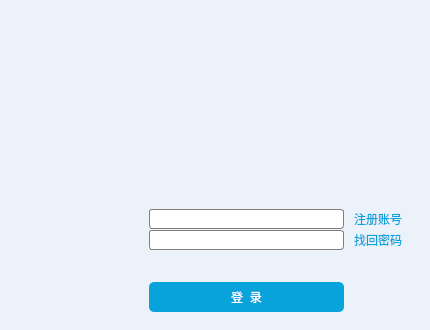
<?xml version="1.0" encoding="UTF-8"?>
<ui version="4.0">
 <class>loginwidget</class>
 <widget class="QWidget" name="loginwidget">
  <property name="geometry">
   <rect>
    <x>0</x>
    <y>0</y>
    <width>430</width>
    <height>330</height>
   </rect>
  </property>
  <property name="windowTitle">
   <string>登录</string>
  </property>
  <property name="windowIcon">
   <iconset resource="image.qrc">
    <normaloff>:/image/PNG/main.ico</normaloff>:/image/PNG/main.ico</iconset>
  </property>
  <property name="styleSheet">
   <string notr="true">QWidget#loginwidget{background-color:rgb(235, 242, 249);}</string>
  </property>
  <layout class="QVBoxLayout" name="verticalLayout">
   <property name="spacing">
    <number>0</number>
   </property>
   <property name="leftMargin">
    <number>0</number>
   </property>
   <property name="topMargin">
    <number>0</number>
   </property>
   <property name="rightMargin">
    <number>0</number>
   </property>
   <property name="bottomMargin">
    <number>0</number>
   </property>
   <item>
    <widget class="QWidget" name="widget" native="true">
     <property name="maximumSize">
      <size>
       <width>16777215</width>
       <height>180</height>
      </size>
     </property>
     <property name="styleSheet">
      <string notr="true">QWidget#widget{border-image: url(:/image/background.png);}
</string>
     </property>
     <layout class="QVBoxLayout" name="verticalLayout_2">
      <property name="spacing">
       <number>0</number>
      </property>
      <property name="leftMargin">
       <number>0</number>
      </property>
      <property name="topMargin">
       <number>0</number>
      </property>
      <property name="rightMargin">
       <number>0</number>
      </property>
      <property name="bottomMargin">
       <number>0</number>
      </property>
      <item>
       <widget class="QWidget" name="widget_2" native="true">
        <property name="maximumSize">
         <size>
          <width>16777215</width>
          <height>45</height>
         </size>
        </property>
        <layout class="QHBoxLayout" name="horizontalLayout">
         <property name="spacing">
          <number>0</number>
         </property>
         <property name="leftMargin">
          <number>0</number>
         </property>
         <property name="topMargin">
          <number>0</number>
         </property>
         <property name="rightMargin">
          <number>0</number>
         </property>
         <property name="bottomMargin">
          <number>0</number>
         </property>
         <item>
          <spacer name="horizontalSpacer">
           <property name="orientation">
            <enum>Qt::Horizontal</enum>
           </property>
           <property name="sizeHint" stdset="0">
            <size>
             <width>347</width>
             <height>20</height>
            </size>
           </property>
          </spacer>
         </item>
         <item>
          <widget class="QPushButton" name="pushButton_min">
           <property name="minimumSize">
            <size>
             <width>40</width>
             <height>36</height>
            </size>
           </property>
           <property name="styleSheet">
            <string notr="true">

QPushButton#pushButton_min{ border:none;}
QPushButton#pushButton_min:hover{background-color: rgb(0, 229, 255);}
QPushButton#pushButton_min:pressed{background-color:rgb(0, 229, 255);}</string>
           </property>
           <property name="text">
            <string/>
           </property>
           <property name="icon">
            <iconset>
             <normalon>:/image/PNG/Zuixiaohua.nor.png</normalon>
             <activeon>:/image/PNG/Zuixiaohua.down.png</activeon>
             <selectedon>:/image/PNG/Zuixiaohua.sel.png</selectedon>
            </iconset>
           </property>
          </widget>
         </item>
         <item>
          <widget class="QPushButton" name="pushButton_clo">
           <property name="minimumSize">
            <size>
             <width>40</width>
             <height>36</height>
            </size>
           </property>
           <property name="styleSheet">
            <string notr="true">

QPushButton#pushButton_clo{ border:none;}
QPushButton#pushButton_clo:hover{background-color: rgb(255, 0, 0);}
QPushButton#pushButton_clo:pressed{background-color: rgb(255, 0, 0);}</string>
           </property>
           <property name="text">
            <string/>
           </property>
           <property name="icon">
            <iconset>
             <normalon>:/image/PNG/Cancel.nor.png</normalon>
             <activeon>:/image/PNG/Cancel.down.png</activeon>
             <selectedon>:/image/PNG/Cancel.sel.png</selectedon>
            </iconset>
           </property>
          </widget>
         </item>
        </layout>
       </widget>
      </item>
      <item>
       <widget class="QWidget" name="widget_3" native="true"/>
      </item>
     </layout>
    </widget>
   </item>
   <item>
    <widget class="QWidget" name="widget_4" native="true">
     <property name="styleSheet">
      <string notr="true">QWidget#widget_4{background-color: rgb(235, 242, 249);}

</string>
     </property>
     <layout class="QHBoxLayout" name="horizontalLayout_2">
      <property name="spacing">
       <number>0</number>
      </property>
      <property name="leftMargin">
       <number>30</number>
      </property>
      <property name="topMargin">
       <number>0</number>
      </property>
      <property name="rightMargin">
       <number>0</number>
      </property>
      <property name="bottomMargin">
       <number>0</number>
      </property>
      <item>
       <widget class="QWidget" name="widget_5" native="true">
        <property name="minimumSize">
         <size>
          <width>100</width>
          <height>80</height>
         </size>
        </property>
        <property name="maximumSize">
         <size>
          <width>100</width>
          <height>80</height>
         </size>
        </property>
        <property name="styleSheet">
         <string notr="true">image: url(:/image/face.jpg);</string>
        </property>
       </widget>
      </item>
      <item>
       <widget class="QWidget" name="widget_6" native="true">
        <layout class="QVBoxLayout" name="verticalLayout_3">
         <property name="spacing">
          <number>0</number>
         </property>
         <property name="leftMargin">
          <number>10</number>
         </property>
         <property name="topMargin">
          <number>35</number>
         </property>
         <property name="rightMargin">
          <number>0</number>
         </property>
         <property name="bottomMargin">
          <number>0</number>
         </property>
         <item>
          <widget class="QWidget" name="widget_7" native="true">
           <layout class="QFormLayout" name="formLayout">
            <property name="horizontalSpacing">
             <number>10</number>
            </property>
            <property name="verticalSpacing">
             <number>1</number>
            </property>
            <item row="0" column="0">
             <widget class="QLineEdit" name="lineEdit_user">
              <property name="minimumSize">
               <size>
                <width>195</width>
                <height>0</height>
               </size>
              </property>
              <property name="styleSheet">
               <string notr="true">QLineEdit
{
 border: 1px solid grey;  
border-radius:3px; 
padding: 1px 18px 1px 3px;  
font: 75 10pt &quot;微软雅黑&quot;;

}</string>
              </property>
             </widget>
            </item>
            <item row="0" column="1">
             <widget class="QLabel" name="label">
              <property name="styleSheet">
               <string notr="true">font: 75 10pt &quot;微软雅黑&quot;;
color:rgb(9, 163, 220);</string>
              </property>
              <property name="text">
               <string>注册账号</string>
              </property>
             </widget>
            </item>
            <item row="1" column="0">
             <widget class="QLineEdit" name="lineEdit_pwd">
              <property name="minimumSize">
               <size>
                <width>195</width>
                <height>0</height>
               </size>
              </property>
              <property name="styleSheet">
               <string notr="true">QLineEdit
{
 border: 1px solid grey;  
border-radius:3px; 
padding: 1px 18px 1px 3px;  
font: 75 10pt &quot;微软雅黑&quot;;

}</string>
              </property>
              <property name="echoMode">
               <enum>QLineEdit::Password</enum>
              </property>
             </widget>
            </item>
            <item row="1" column="1">
             <widget class="QLabel" name="label_2">
              <property name="styleSheet">
               <string notr="true">font: 75 10pt &quot;微软雅黑&quot;;
color:rgb(9, 163, 220);</string>
              </property>
              <property name="text">
               <string>找回密码</string>
              </property>
             </widget>
            </item>
           </layout>
          </widget>
         </item>
         <item>
          <widget class="QWidget" name="widget_8" native="true">
           <layout class="QVBoxLayout" name="verticalLayout_4">
            <property name="spacing">
             <number>0</number>
            </property>
            <property name="leftMargin">
             <number>9</number>
            </property>
            <property name="topMargin">
             <number>0</number>
            </property>
            <property name="rightMargin">
             <number>0</number>
            </property>
            <property name="bottomMargin">
             <number>0</number>
            </property>
            <item>
             <widget class="QPushButton" name="pushButton_login">
              <property name="minimumSize">
               <size>
                <width>0</width>
                <height>30</height>
               </size>
              </property>
              <property name="maximumSize">
               <size>
                <width>195</width>
                <height>16777215</height>
               </size>
              </property>
              <property name="styleSheet">
               <string notr="true">
QPushButton#pushButton_login{ 
background-color: rgb(9, 163, 220);
 border: 0px solid grey;  
border-radius:5px; 
font: 75 10pt &quot;微软雅黑&quot;;
color:rgb(255, 255, 255);
}
QPushButton#pushButton_login:hover{background-color: rgb(60, 195, 245);}
QPushButton#pushButton_login:pressed{background-color: rgb(9, 140, 188);}</string>
              </property>
              <property name="text">
               <string>登  录</string>
              </property>
             </widget>
            </item>
           </layout>
          </widget>
         </item>
        </layout>
       </widget>
      </item>
     </layout>
    </widget>
   </item>
  </layout>
 </widget>
 <resources>
  <include location="image.qrc"/>
 </resources>
 <connections/>
</ui>
